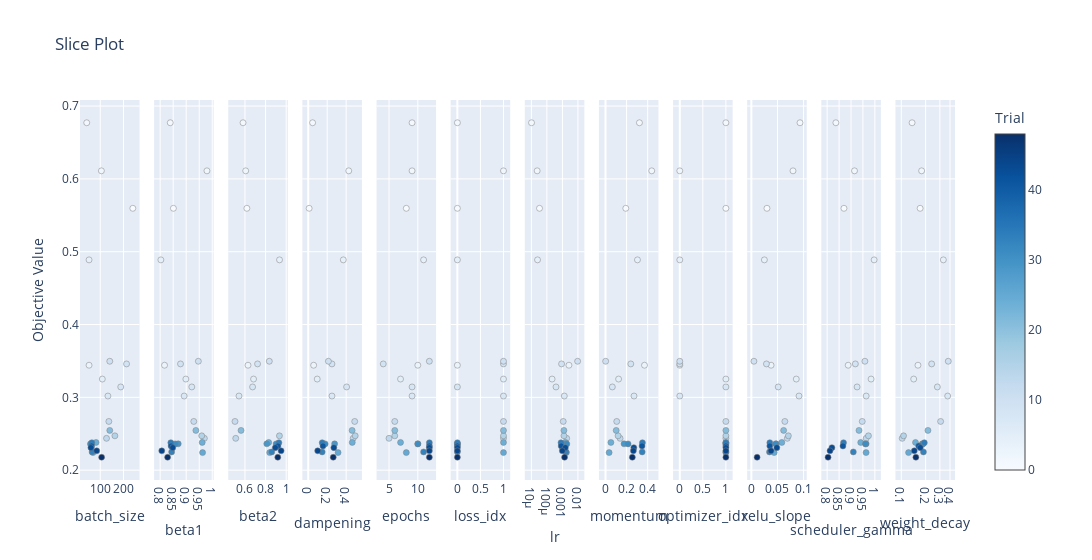

This figure's notebook cell:
### Code cell
if is_multi_objective:
    fig = vis.plot_slice(study, target=lambda t: t.values[1], target_name='Accuracy')
else:
    fig = vis.plot_slice(study)
fig.show()

### Figure 1 — Plotly figure (JSON) as saved in the notebook; plotly's stock layout.template omitted (floating-point values rounded to 4 significant figures)
{"data": [{"marker": {"color": [0, 1, 2, 3, 4, 5, 7, 8, 9, 10, 12, 13, 15, 21, 24, 25, 29, 31, 33, 34, 41, 43, 44, 48], "colorbar": {"title": {"text": "Trial"}, "x": 1, "xpad": 40}, "colorscale": [[0, "rgb(247,251,255)"], [0.125, "rgb(222,235,247)"], [0.25, "rgb(198,219,239)"], [0.375, "rgb(158,202,225)"], [0.5, "rgb(107,174,214)"], [0.625, "rgb(66,146,198)"], [0.75, "rgb(33,113,181)"], [0.875, "rgb(8,81,156)"], [1, "rgb(8,48,107)"]], "line": {"color": "Grey", "width": 0.5}, "showscale": true}, "mode": "markers", "name": "Feasible Trial", "showlegend": false, "type": "scatter", "x": [240, 42, 105, 52, 52, 109, 133, 188, 213, 141, 137, 127, 163, 141, 82, 69, 61, 58, 65, 64, 63, 60, 85, 106], "xaxis": "x", "y": [0.5596, 0.6771, 0.611, 0.3441, 0.4888, 0.3251, 0.3018, 0.3143, 0.3459, 0.3496, 0.2669, 0.2437, 0.2472, 0.2546, 0.2381, 0.2241, 0.2362, 0.2361, 0.2251, 0.2377, 0.2332, 0.231, 0.2266, 0.2178], "yaxis": "y"}, {"marker": {"color": [0, 1, 2, 3, 4, 5, 7, 8, 9, 10, 12, 13, 15, 21, 24, 25, 29, 31, 33, 34, 41, 43, 44, 48], "colorbar": {"title": {"text": "Trial"}, "x": 1, "xpad": 40}, "colorscale": [[0, "rgb(247,251,255)"], [0.125, "rgb(222,235,247)"], [0.25, "rgb(198,219,239)"], [0.375, "rgb(158,202,225)"], [0.5, "rgb(107,174,214)"], [0.625, "rgb(66,146,198)"], [0.75, "rgb(33,113,181)"], [0.875, "rgb(8,81,156)"], [1, "rgb(8,48,107)"]], "line": {"color": "Grey", "width": 0.5}, "showscale": false}, "mode": "markers", "name": "Feasible Trial", "showlegend": false, "type": "scatter", "x": [0.8508, 0.8387, 0.9798, 0.8168, 0.8027, 0.8987, 0.8923, 0.9215, 0.8782, 0.9467, 0.9292, 0.9698, 0.9597, 0.9371, 0.9616, 0.9629, 0.8694, 0.8577, 0.8441, 0.8409, 0.842, 0.8485, 0.8062, 0.8286], "xaxis": "x2", "y": [0.5596, 0.6771, 0.611, 0.3441, 0.4888, 0.3251, 0.3018, 0.3143, 0.3459, 0.3496, 0.2669, 0.2437, 0.2472, 0.2546, 0.2381, 0.2241, 0.2362, 0.2361, 0.2251, 0.2377, 0.2332, 0.231, 0.2266, 0.2178], "yaxis": "y2"}, {"marker": {"color": [0, 1, 2, 3, 4, 5, 7, 8, 9, 10, 12, 13, 15, 21, 24, 25, 29, 31, 33, 34, 41, 43, 44, 48], "colorbar": {"title": {"text": "Trial"}, "x": 1, "xpad": 40}, "colorscale": [[0, "rgb(247,251,255)"], [0.125, "rgb(222,235,247)"], [0.25, "rgb(198,219,239)"], [0.375, "rgb(158,202,225)"], [0.5, "rgb(107,174,214)"], [0.625, "rgb(66,146,198)"], [0.75, "rgb(33,113,181)"], [0.875, "rgb(8,81,156)"], [1, "rgb(8,48,107)"]], "line": {"color": "Grey", "width": 0.5}, "showscale": false}, "mode": "markers", "name": "Feasible Trial", "showlegend": false, "type": "scatter", "x": [0.6183, 0.5811, 0.6069, 0.6294, 0.9354, 0.6832, 0.5417, 0.6738, 0.7221, 0.8361, 0.503, 0.5102, 0.9344, 0.5616, 0.8302, 0.8398, 0.8118, 0.9022, 0.8597, 0.9292, 0.9201, 0.8942, 0.9505, 0.9185], "xaxis": "x3", "y": [0.5596, 0.6771, 0.611, 0.3441, 0.4888, 0.3251, 0.3018, 0.3143, 0.3459, 0.3496, 0.2669, 0.2437, 0.2472, 0.2546, 0.2381, 0.2241, 0.2362, 0.2361, 0.2251, 0.2377, 0.2332, 0.231, 0.2266, 0.2178], "yaxis": "y3"}, {"marker": {"color": [0, 1, 2, 3, 4, 5, 7, 8, 9, 10, 12, 13, 15, 21, 24, 25, 29, 31, 33, 34, 41, 43, 44, 48], "colorbar": {"title": {"text": "Trial"}, "x": 1, "xpad": 40}, "colorscale": [[0, "rgb(247,251,255)"], [0.125, "rgb(222,235,247)"], [0.25, "rgb(198,219,239)"], [0.375, "rgb(158,202,225)"], [0.5, "rgb(107,174,214)"], [0.625, "rgb(66,146,198)"], [0.75, "rgb(33,113,181)"], [0.875, "rgb(8,81,156)"], [1, "rgb(8,48,107)"]], "line": {"color": "Grey", "width": 0.5}, "showscale": false}, "mode": "markers", "name": "Feasible Trial", "showlegend": false, "type": "scatter", "x": [0.009377, 0.04602, 0.4277, 0.05724, 0.3703, 0.09471, 0.2506, 0.4052, 0.2502, 0.2128, 0.4907, 0.4748, 0.4961, 0.4633, 0.4651, 0.3149, 0.2786, 0.1786, 0.1471, 0.1475, 0.1555, 0.2706, 0.09984, 0.264], "xaxis": "x4", "y": [0.5596, 0.6771, 0.611, 0.3441, 0.4888, 0.3251, 0.3018, 0.3143, 0.3459, 0.3496, 0.2669, 0.2437, 0.2472, 0.2546, 0.2381, 0.2241, 0.2362, 0.2361, 0.2251, 0.2377, 0.2332, 0.231, 0.2266, 0.2178], "yaxis": "y4"}, {"marker": {"color": [0, 1, 2, 3, 4, 5, 7, 8, 9, 10, 12, 13, 15, 21, 24, 25, 29, 31, 33, 34, 41, 43, 44, 48], "colorbar": {"title": {"text": "Trial"}, "x": 1, "xpad": 40}, "colorscale": [[0, "rgb(247,251,255)"], [0.125, "rgb(222,235,247)"], [0.25, "rgb(198,219,239)"], [0.375, "rgb(158,202,225)"], [0.5, "rgb(107,174,214)"], [0.625, "rgb(66,146,198)"], [0.75, "rgb(33,113,181)"], [0.875, "rgb(8,81,156)"], [1, "rgb(8,48,107)"]], "line": {"color": "Grey", "width": 0.5}, "showscale": false}, "mode": "markers", "name": "Feasible Trial", "showlegend": false, "type": "scatter", "x": [8, 9, 9, 10, 11, 7, 9, 9, 4, 12, 6, 5, 6, 6, 7, 8, 10, 10, 11, 12, 12, 12, 12, 12], "xaxis": "x5", "y": [0.5596, 0.6771, 0.611, 0.3441, 0.4888, 0.3251, 0.3018, 0.3143, 0.3459, 0.3496, 0.2669, 0.2437, 0.2472, 0.2546, 0.2381, 0.2241, 0.2362, 0.2361, 0.2251, 0.2377, 0.2332, 0.231, 0.2266, 0.2178], "yaxis": "y5"}, {"marker": {"color": [0, 1, 2, 3, 4, 5, 7, 8, 9, 10, 12, 13, 15, 21, 24, 25, 29, 31, 33, 34, 41, 43, 44, 48], "colorbar": {"title": {"text": "Trial"}, "x": 1, "xpad": 40}, "colorscale": [[0, "rgb(247,251,255)"], [0.125, "rgb(222,235,247)"], [0.25, "rgb(198,219,239)"], [0.375, "rgb(158,202,225)"], [0.5, "rgb(107,174,214)"], [0.625, "rgb(66,146,198)"], [0.75, "rgb(33,113,181)"], [0.875, "rgb(8,81,156)"], [1, "rgb(8,48,107)"]], "line": {"color": "Grey", "width": 0.5}, "showscale": false}, "mode": "markers", "name": "Feasible Trial", "showlegend": false, "type": "scatter", "x": [0, 0, 1, 0, 0, 1, 1, 0, 1, 1, 1, 1, 1, 1, 1, 1, 0, 0, 0, 0, 0, 0, 0, 0], "xaxis": "x6", "y": [0.5596, 0.6771, 0.611, 0.3441, 0.4888, 0.3251, 0.3018, 0.3143, 0.3459, 0.3496, 0.2669, 0.2437, 0.2472, 0.2546, 0.2381, 0.2241, 0.2362, 0.2361, 0.2251, 0.2377, 0.2332, 0.231, 0.2266, 0.2178], "yaxis": "y6"}, {"marker": {"color": [0, 1, 2, 3, 4, 5, 7, 8, 9, 10, 12, 13, 15, 21, 24, 25, 29, 31, 33, 34, 41, 43, 44, 48], "colorbar": {"title": {"text": "Trial"}, "x": 1, "xpad": 40}, "colorscale": [[0, "rgb(247,251,255)"], [0.125, "rgb(222,235,247)"], [0.25, "rgb(198,219,239)"], [0.375, "rgb(158,202,225)"], [0.5, "rgb(107,174,214)"], [0.625, "rgb(66,146,198)"], [0.75, "rgb(33,113,181)"], [0.875, "rgb(8,81,156)"], [1, "rgb(8,48,107)"]], "line": {"color": "Grey", "width": 0.5}, "showscale": false}, "mode": "markers", "name": "Feasible Trial", "showlegend": false, "type": "scatter", "x": [3.333e-05, 1.02e-05, 2.356e-05, 0.002629, 2.494e-05, 0.0002159, 0.001321, 0.0003852, 0.0008802, 0.009517, 0.001127, 0.001884, 0.001254, 0.001246, 0.001588, 0.001799, 0.001654, 0.001911, 0.001723, 0.0008111, 0.0008325, 0.001539, 0.0009827, 0.001379], "xaxis": "x7", "y": [0.5596, 0.6771, 0.611, 0.3441, 0.4888, 0.3251, 0.3018, 0.3143, 0.3459, 0.3496, 0.2669, 0.2437, 0.2472, 0.2546, 0.2381, 0.2241, 0.2362, 0.2361, 0.2251, 0.2377, 0.2332, 0.231, 0.2266, 0.2178], "yaxis": "y7"}, {"marker": {"color": [0, 1, 2, 3, 4, 5, 7, 8, 9, 10, 12, 13, 15, 21, 24, 25, 29, 31, 33, 34, 41, 43, 44, 48], "colorbar": {"title": {"text": "Trial"}, "x": 1, "xpad": 40}, "colorscale": [[0, "rgb(247,251,255)"], [0.125, "rgb(222,235,247)"], [0.25, "rgb(198,219,239)"], [0.375, "rgb(158,202,225)"], [0.5, "rgb(107,174,214)"], [0.625, "rgb(66,146,198)"], [0.75, "rgb(33,113,181)"], [0.875, "rgb(8,81,156)"], [1, "rgb(8,48,107)"]], "line": {"color": "Grey", "width": 0.5}, "showscale": false}, "mode": "markers", "name": "Feasible Trial", "showlegend": false, "type": "scatter", "x": [0.1922, 0.3218, 0.4384, 0.3696, 0.3029, 0.1241, 0.2704, 0.06475, 0.2397, 0.001375, 0.1065, 0.1381, 0.1193, 0.1013, 0.05114, 0.03407, 0.1756, 0.2141, 0.3477, 0.3501, 0.3465, 0.2684, 0.2643, 0.2544], "xaxis": "x8", "y": [0.5596, 0.6771, 0.611, 0.3441, 0.4888, 0.3251, 0.3018, 0.3143, 0.3459, 0.3496, 0.2669, 0.2437, 0.2472, 0.2546, 0.2381, 0.2241, 0.2362, 0.2361, 0.2251, 0.2377, 0.2332, 0.231, 0.2266, 0.2178], "yaxis": "y8"}, {"marker": {"color": [0, 1, 2, 3, 4, 5, 7, 8, 9, 10, 12, 13, 15, 21, 24, 25, 29, 31, 33, 34, 41, 43, 44, 48], "colorbar": {"title": {"text": "Trial"}, "x": 1, "xpad": 40}, "colorscale": [[0, "rgb(247,251,255)"], [0.125, "rgb(222,235,247)"], [0.25, "rgb(198,219,239)"], [0.375, "rgb(158,202,225)"], [0.5, "rgb(107,174,214)"], [0.625, "rgb(66,146,198)"], [0.75, "rgb(33,113,181)"], [0.875, "rgb(8,81,156)"], [1, "rgb(8,48,107)"]], "line": {"color": "Grey", "width": 0.5}, "showscale": false}, "mode": "markers", "name": "Feasible Trial", "showlegend": false, "type": "scatter", "x": [1, 1, 0, 0, 0, 1, 0, 1, 0, 0, 1, 1, 1, 1, 1, 1, 1, 1, 1, 1, 1, 1, 1, 1], "xaxis": "x9", "y": [0.5596, 0.6771, 0.611, 0.3441, 0.4888, 0.3251, 0.3018, 0.3143, 0.3459, 0.3496, 0.2669, 0.2437, 0.2472, 0.2546, 0.2381, 0.2241, 0.2362, 0.2361, 0.2251, 0.2377, 0.2332, 0.231, 0.2266, 0.2178], "yaxis": "y9"}, {"marker": {"color": [0, 1, 2, 3, 4, 5, 7, 8, 9, 10, 12, 13, 15, 21, 24, 25, 29, 31, 33, 34, 41, 43, 44, 48], "colorbar": {"title": {"text": "Trial"}, "x": 1, "xpad": 40}, "colorscale": [[0, "rgb(247,251,255)"], [0.125, "rgb(222,235,247)"], [0.25, "rgb(198,219,239)"], [0.375, "rgb(158,202,225)"], [0.5, "rgb(107,174,214)"], [0.625, "rgb(66,146,198)"], [0.75, "rgb(33,113,181)"], [0.875, "rgb(8,81,156)"], [1, "rgb(8,48,107)"]], "line": {"color": "Grey", "width": 0.5}, "showscale": false}, "mode": "markers", "name": "Feasible Trial", "showlegend": false, "type": "scatter", "x": [0.02991, 0.09318, 0.07978, 0.0378, 0.02497, 0.08602, 0.09129, 0.05148, 0.02893, 0.00492, 0.06417, 0.06886, 0.07089, 0.06184, 0.05834, 0.04368, 0.04753, 0.04675, 0.03478, 0.03539, 0.03537, 0.04883, 0.03769, 0.01104], "xaxis": "x10", "y": [0.5596, 0.6771, 0.611, 0.3441, 0.4888, 0.3251, 0.3018, 0.3143, 0.3459, 0.3496, 0.2669, 0.2437, 0.2472, 0.2546, 0.2381, 0.2241, 0.2362, 0.2361, 0.2251, 0.2377, 0.2332, 0.231, 0.2266, 0.2178], "yaxis": "y10"}, {"marker": {"color": [0, 1, 2, 3, 4, 5, 7, 8, 9, 10, 12, 13, 15, 21, 24, 25, 29, 31, 33, 34, 41, 43, 44, 48], "colorbar": {"title": {"text": "Trial"}, "x": 1, "xpad": 40}, "colorscale": [[0, "rgb(247,251,255)"], [0.125, "rgb(222,235,247)"], [0.25, "rgb(198,219,239)"], [0.375, "rgb(158,202,225)"], [0.5, "rgb(107,174,214)"], [0.625, "rgb(66,146,198)"], [0.75, "rgb(33,113,181)"], [0.875, "rgb(8,81,156)"], [1, "rgb(8,48,107)"]], "line": {"color": "Grey", "width": 0.5}, "showscale": false}, "mode": "markers", "name": "Feasible Trial", "showlegend": false, "type": "scatter", "x": [0.8704, 0.8366, 0.9146, 0.8881, 0.9969, 0.9841, 0.9636, 0.9254, 0.9182, 0.9581, 0.947, 0.9637, 0.973, 0.9334, 0.9406, 0.9632, 0.9633, 0.9605, 0.9097, 0.8686, 0.8661, 0.8199, 0.8119, 0.8037], "xaxis": "x11", "y": [0.5596, 0.6771, 0.611, 0.3441, 0.4888, 0.3251, 0.3018, 0.3143, 0.3459, 0.3496, 0.2669, 0.2437, 0.2472, 0.2546, 0.2381, 0.2241, 0.2362, 0.2361, 0.2251, 0.2377, 0.2332, 0.231, 0.2266, 0.2178], "yaxis": "y11"}, {"marker": {"color": [0, 1, 2, 3, 4, 5, 7, 8, 9, 10, 12, 13, 15, 21, 24, 25, 29, 31, 33, 34, 41, 43, 44, 48], "colorbar": {"title": {"text": "Trial"}, "x": 1, "xpad": 40}, "colorscale": [[0, "rgb(247,251,255)"], [0.125, "rgb(222,235,247)"], [0.25, "rgb(198,219,239)"], [0.375, "rgb(158,202,225)"], [0.5, "rgb(107,174,214)"], [0.625, "rgb(66,146,198)"], [0.75, "rgb(33,113,181)"], [0.875, "rgb(8,81,156)"], [1, "rgb(8,48,107)"]], "line": {"color": "Grey", "width": 0.5}, "showscale": false}, "mode": "markers", "name": "Feasible Trial", "showlegend": false, "type": "scatter", "x": [0.171, 0.1359, 0.1784, 0.1608, 0.3312, 0.1424, 0.3746, 0.2793, 0.2374, 0.3809, 0.3063, 0.1026, 0.1066, 0.2136, 0.1498, 0.123, 0.1815, 0.1857, 0.1879, 0.1927, 0.164, 0.1717, 0.1449, 0.1515], "xaxis": "x12", "y": [0.5596, 0.6771, 0.611, 0.3441, 0.4888, 0.3251, 0.3018, 0.3143, 0.3459, 0.3496, 0.2669, 0.2437, 0.2472, 0.2546, 0.2381, 0.2241, 0.2362, 0.2361, 0.2251, 0.2377, 0.2332, 0.231, 0.2266, 0.2178], "yaxis": "y12"}], "layout": {"title": {"text": "Slice Plot"}, "width": 3600, "xaxis": {"anchor": "y", "domain": [0, 0.06806], "title": {"text": "batch_size"}}, "xaxis10": {"anchor": "y10", "domain": [0.7625, 0.8306], "title": {"text": "relu_slope"}}, "xaxis11": {"anchor": "y11", "domain": [0.8472, 0.9153], "title": {"text": "scheduler_gamma"}}, "xaxis12": {"anchor": "y12", "domain": [0.9319, 1.0], "title": {"text": "weight_decay"}, "type": "log"}, "xaxis2": {"anchor": "y2", "domain": [0.08472, 0.1528], "title": {"text": "beta1"}}, "xaxis3": {"anchor": "y3", "domain": [0.1694, 0.2375], "title": {"text": "beta2"}}, "xaxis4": {"anchor": "y4", "domain": [0.2542, 0.3222], "title": {"text": "dampening"}}, "xaxis5": {"anchor": "y5", "domain": [0.3389, 0.4069], "title": {"text": "epochs"}}, "xaxis6": {"anchor": "y6", "domain": [0.4236, 0.4917], "title": {"text": "loss_idx"}}, "xaxis7": {"anchor": "y7", "domain": [0.5083, 0.5764], "title": {"text": "lr"}, "type": "log"}, "xaxis8": {"anchor": "y8", "domain": [0.5931, 0.6611], "title": {"text": "momentum"}}, "xaxis9": {"anchor": "y9", "domain": [0.6778, 0.7458], "title": {"text": "optimizer_idx"}}, "yaxis": {"anchor": "x", "domain": [0, 1], "title": {"text": "Objective Value"}}, "yaxis10": {"anchor": "x10", "domain": [0, 1], "matches": "y", "showticklabels": false}, "yaxis11": {"anchor": "x11", "domain": [0, 1], "matches": "y", "showticklabels": false}, "yaxis12": {"anchor": "x12", "domain": [0, 1], "matches": "y", "showticklabels": false}, "yaxis2": {"anchor": "x2", "domain": [0, 1], "matches": "y", "showticklabels": false}, "yaxis3": {"anchor": "x3", "domain": [0, 1], "matches": "y", "showticklabels": false}, "yaxis4": {"anchor": "x4", "domain": [0, 1], "matches": "y", "showticklabels": false}, "yaxis5": {"anchor": "x5", "domain": [0, 1], "matches": "y", "showticklabels": false}, "yaxis6": {"anchor": "x6", "domain": [0, 1], "matches": "y", "showticklabels": false}, "yaxis7": {"anchor": "x7", "domain": [0, 1], "matches": "y", "showticklabels": false}, "yaxis8": {"anchor": "x8", "domain": [0, 1], "matches": "y", "showticklabels": false}, "yaxis9": {"anchor": "x9", "domain": [0, 1], "matches": "y", "showticklabels": false}}}
